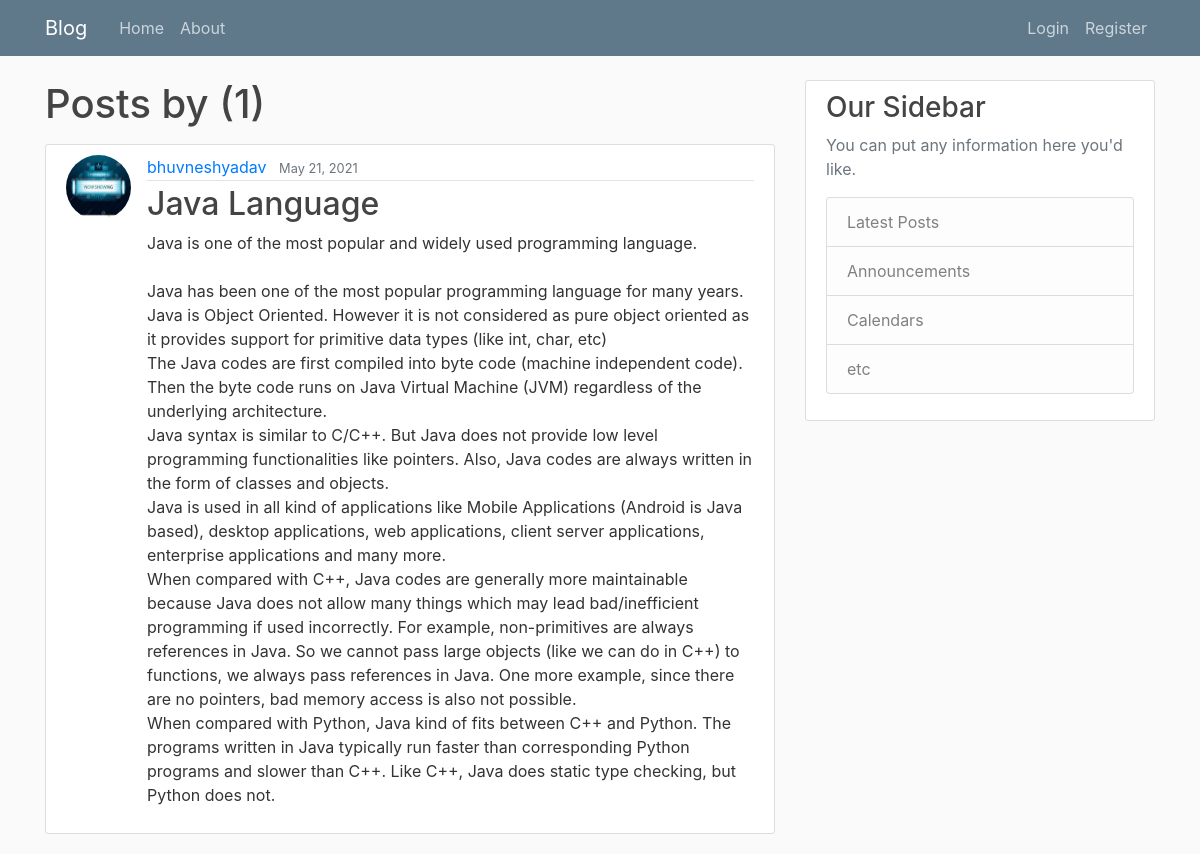
The app's page /user/bhuvneshyadav, older data.
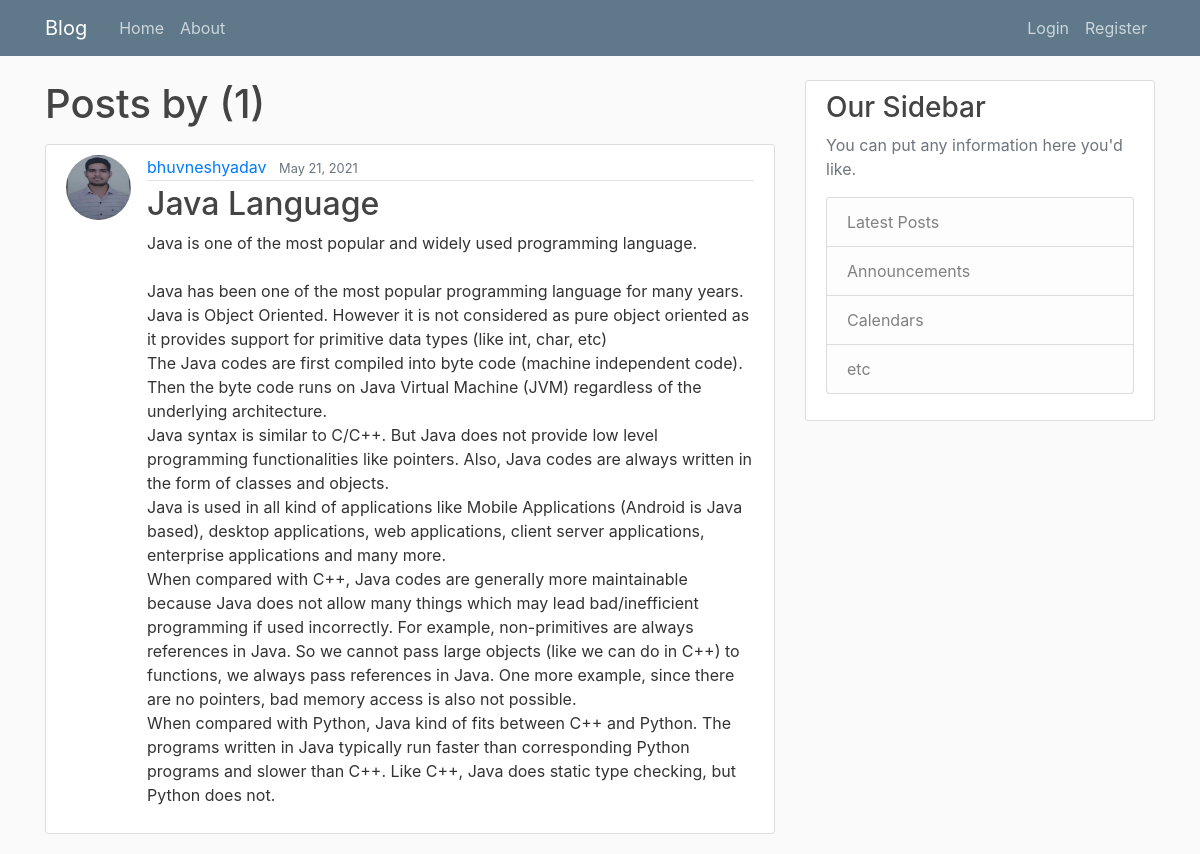
The same page, newer data.
### blog/models.py (models this page shows, shortened)
class Post(models.Model):
    title=models.CharField(max_length=100)
    content=models.TextField()
    date_posted=models.DateTimeField(default=timezone.now)
    author=models.ForeignKey(User,on_delete=models.CASCADE)

### users/models.py (models this page shows, shortened)
class Profile(models.Model):
    user = models.OneToOneField(User,on_delete=models.CASCADE)
    image = models.ImageField(default='default.jpg',upload_to='profile_pics')

### blog/views.py (the view)
# urls.py: path('user/<str:username>', UserPostListView.as_view(),name='user_posts'),
class UserPostListView(ListView):
    model=Post
    template_name = 'blog/user_posts.html'
    context_object_name= 'posts'
    paginate_by=4
    def get_queryset(self):
        user = get_object_or_404(User, username=self.kwargs.get('username'))
        return Post.objects.filter(author=user).order_by('-date_posted')

### template/blog/user_posts.html (shortened to what this page needs)
{% extends "blog/base.html" %}
{% block content %}
    <h1 class="mb-3 ">Posts by{{ view.kwargs.usernaem }} ({{ page_obj.paginator.count}})</h1>
    {% for post in posts%}
    <article class="media content-section">
      <img class="rounded-circle article-img" src="{{ post.author.profile.image.url }}" alt="">
        <div class="media-body">
          <div class="article-metadata">
            <a class="mr-2" href="{% url 'user_posts' post.author.username%}">{{ post.author }}</a>
            <small class="text-muted">{{ post.date_posted|date:"F d, Y" }}</small>
          </div>
          <h2><a class="article-title" href="{% url 'post_detail' post.id %}">{{ post.title }}</a></h2>
          <p class="article-content">{{ post.content }}</p>
        </div>
      </article>
    {% endfor %}
{% endblock content %}

### template/blog/base.html (shortened to what this page needs)
<!DOCTYPE html>
<html>
    <head>
        {% load static%}
        <link rel="stylesheet" href="https://stackpath.bootstrapcdn.com/bootstrap/4.4.1/css/bootstrap.min.css">
        <link rel="stylesheet" href="{%static "css/main.css" %}">
    </head>
<body>
    <header class="site-header" >
        <nav class="navbar navbar-expand-md navbar-dark bg-steel fixed-top">
          <div class="container">
            <a class="navbar-brand mr-4" href="/"> Blog</a>
            <div class="collapse navbar-collapse" id="navbarToggle">
              <div class="navbar-nav mr-auto">
                <a class="nav-item nav-link" href="{% url 'blog_home' %}">Home</a>
                <a class="nav-item nav-link" href="{% url 'about' %}">About</a>
              </div>
              <div class="navbar-nav">
                {% if user.is_authenticated %}
                <a class="nav-item nav-link" href="{% url 'post_create' %}">New Post</a>
                <a class="nav-item nav-link" href="{% url 'profile' %}">profile</a>
                <a class="nav-item nav-link" href="{% url 'logout' %}">Logout</a>
                {% else %}
                <a class="nav-item nav-link" href="{% url 'login' %}">Login</a>
                <a class="nav-item nav-link" href="{% url 'register' %}">Register</a>
                {% endif %}
              </div>
            </div>
          </div>
        </nav>
      </header>
      <main role="main" class="container">
        <div class="row">
          <div class="col-md-8">
            {% block content %}{% endblock %}
          </div>
          <div class="col-md-4">
            <div class="content-section">
              <h3>Our Sidebar</h3>
              <p class='text-muted'>You can put any information here you'd like.
                <ul class="list-group">
                  <li class="list-group-item list-group-item-light">Latest Posts</li>
                  <li class="list-group-item list-group-item-light">Announcements</li>
                  <li class="list-group-item list-group-item-light">Calendars</li>
                  <li class="list-group-item list-group-item-light">etc</li>
                </ul>
              </p>
            </div>
          </div>
        </div>
      </main>
</body>
</html>

### static/css/main.css (style rules this page uses)
body { background: #fafafa; color: #333333; margin-top: 5rem; }
h1, h2, h3, h4, h5, h6 { color: #444444; }
ul { margin: 0; }
.bg-steel { background-color: #5f788a; }
.site-header .navbar-nav .nav-link { color: #cbd5db; }
.content-section { background: #ffffff; padding: 10px 20px; border: 1px solid #dddddd; border-radius: 3px; margin-bottom: 20px; }
.article-title { color: #444444; }
.article-content { white-space: pre-line; }
.article-img { height: 65px; width: 65px; margin-right: 16px; }
.article-metadata { padding-bottom: 1px; margin-bottom: 4px; border-bottom: 1px solid #e3e3e3 }

Row changes from the older to the newer data that the page shows:
changed through a linked row, Post "Java Language": author.profile.image: a different picture
